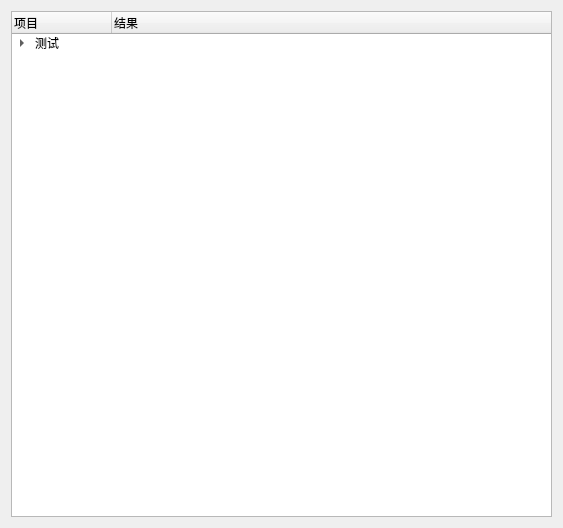
<?xml version="1.0" encoding="UTF-8"?>
<ui version="4.0">
 <class>projectNavigation</class>
 <widget class="QWidget" name="projectNavigation">
  <property name="geometry">
   <rect>
    <x>0</x>
    <y>0</y>
    <width>563</width>
    <height>528</height>
   </rect>
  </property>
  <property name="minimumSize">
   <size>
    <width>0</width>
    <height>0</height>
   </size>
  </property>
  <property name="maximumSize">
   <size>
    <width>16777215</width>
    <height>16777215</height>
   </size>
  </property>
  <property name="windowTitle">
   <string>Form</string>
  </property>
  <layout class="QHBoxLayout" name="horizontalLayout">
   <item>
    <widget class="QTreeWidget" name="treeWidget">
     <column>
      <property name="text">
       <string>项目</string>
      </property>
     </column>
     <column>
      <property name="text">
       <string>结果</string>
      </property>
     </column>
     <item>
      <property name="text">
       <string>测试</string>
      </property>
      <item>
       <property name="text">
        <string>./logRecord本地等效接口/2020-06-26/10.59.18.137.dat</string>
       </property>
      </item>
     </item>
    </widget>
   </item>
  </layout>
 </widget>
 <resources/>
 <connections/>
</ui>
